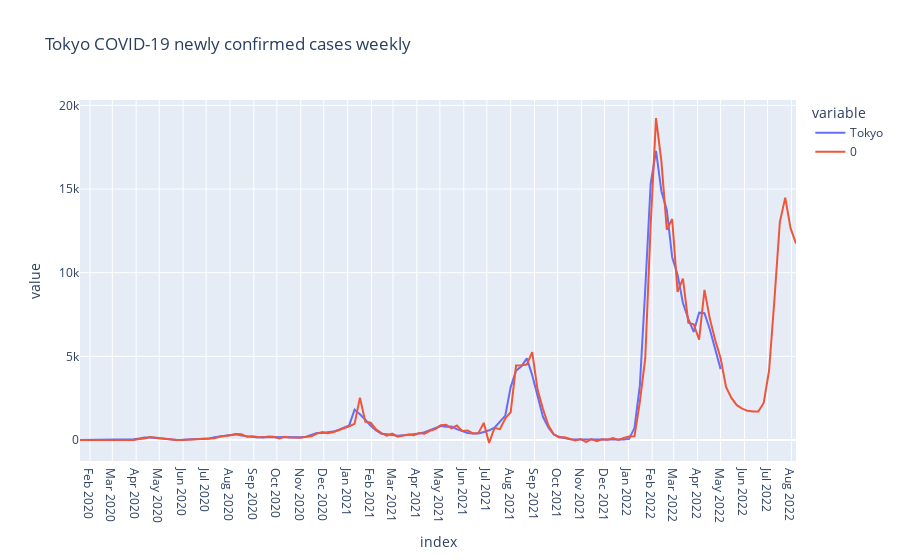

The cell this chart's notebook holds for it:
### Code cell
ts_forecast = result_tokyo.predict(start=df_gr.index[0], end=df_gr.index[-1]+relativedelta(months=3))
temp_df = df_gr.Tokyo.to_frame()
temp_df = pd.concat([temp_df, ts_forecast])

fig = px.line(temp_df, title='Tokyo COVID-19 newly confirmed cases weekly')
fig.update_layout({
    'xaxis': {
        'dtick': 'M1'
    }
})
fig.show()

### Figure 1 — Plotly figure (JSON) as saved in the notebook; plotly's stock layout.template omitted (floating-point values rounded to 4 significant figures; data arrays with more than 128 entries replaced by an {"elided": "..."} marker saying what was removed)
{"data": [{"hovertemplate": "variable=Tokyo<br>index=%{x}<br>value=%{y}<extra></extra>", "legendgroup": "Tokyo", "line": {"color": "#636efa", "dash": "solid"}, "marker": {"symbol": "circle"}, "mode": "lines", "name": "Tokyo", "orientation": "v", "showlegend": true, "type": "scatter", "x": {"elided": "254 str values"}, "xaxis": "x", "y": {"elided": "254 float values"}, "yaxis": "y"}, {"hovertemplate": "variable=0<br>index=%{x}<br>value=%{y}<extra></extra>", "legendgroup": "0", "line": {"color": "#EF553B", "dash": "solid"}, "marker": {"symbol": "circle"}, "mode": "lines", "name": "0", "orientation": "v", "showlegend": true, "type": "scatter", "x": {"elided": "254 str values"}, "xaxis": "x", "y": {"elided": "254 float values"}, "yaxis": "y"}], "layout": {"autosize": true, "legend": {"title": {"text": "variable"}, "tracegroupgap": 0}, "title": {"text": "Tokyo COVID-19 newly confirmed cases weekly"}, "xaxis": {"anchor": "y", "autorange": true, "domain": [0, 1], "dtick": "M1", "range": ["2020-01-19", "2022-08-07"], "title": {"text": "index"}, "type": "date"}, "yaxis": {"anchor": "x", "autorange": true, "domain": [0, 1], "range": [-1253.0, 20320.0], "title": {"text": "value"}, "type": "linear"}}}
